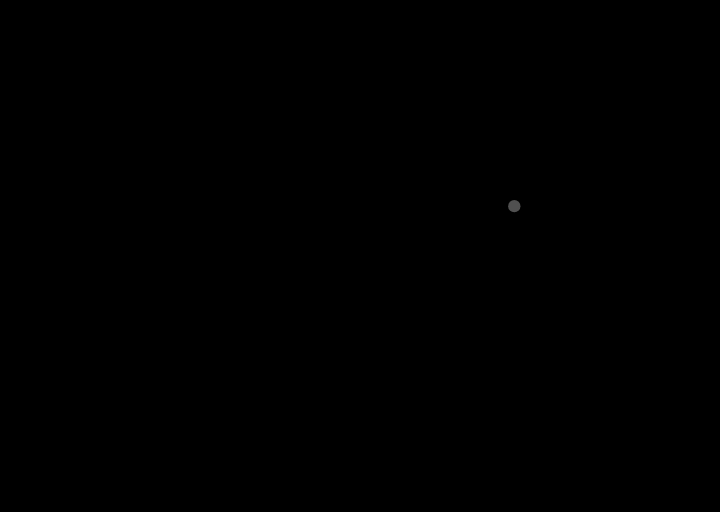
Frame 1 (no input)
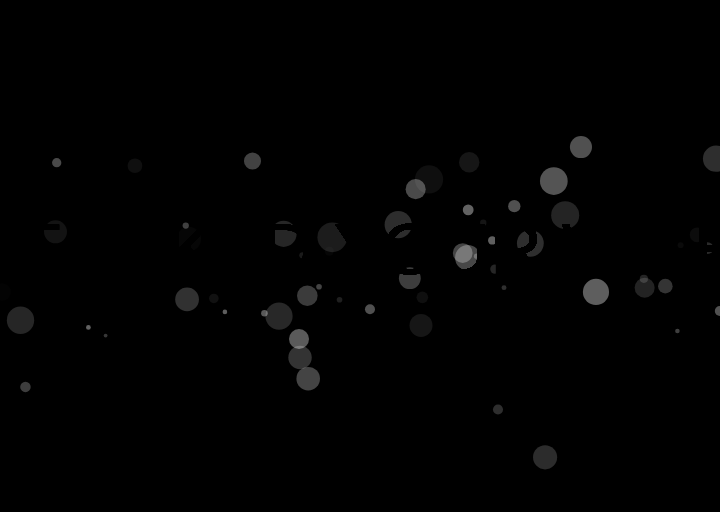
Frame 60 (no input)
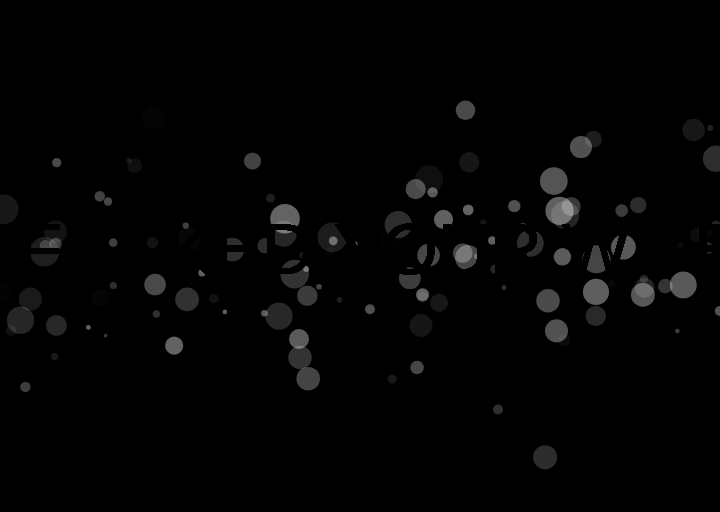
Frame 120 (the mouse pressed at the canvas centre since frame 60)

The p5.js sketch that drew these frames (run headless with seeded random() and noise() and a simulated clock; from frame 60 on, the mouse is pressed at the canvas centre):

// p5.js sketch
// ── sketch.js

function setup() {
  createCanvas(720, 512); // set the size of the canvas
  frameRate(60) // redraw the screen 60 times per second
  background(0) // fill the canvas with black pixels

  // set parameters that will affect our drawing commands below
  ellipseMode(CENTER)
  textAlign(CENTER)
  textSize(72)
  noStroke()
}

function draw() {
  // note that we do NOT call background() again; this means that whatever was rendered to the
  // canvas the last time draw() was called will stick around rather than being covered over

  // pick random values to decide on location, size, and opacity of the next dot
  var x = random(width)
  var y = randomGaussian(height/2, height/8)
  var r = random(3, 30)
  var c = color(255, random(100))

  // set the color & draw the dot
  fill(c)
  ellipse(x, y, r)

  // switch back to drawing in black and print our greeting on top
  fill(0)
  text("I FUCKED YOUR WIFE", width/2, height/2 + textSize()/4)
}
